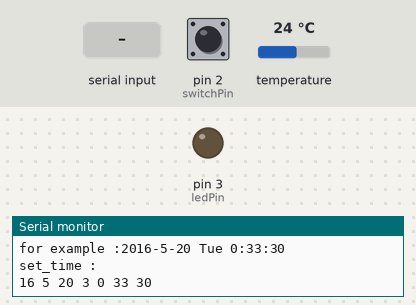
This sketch was run on a simulated Arduino Uno, built with avr-gcc and run on an emulated ATmega328P. Parts: output pins drawn as LEDs (lit = HIGH), the last lines printed to the serial monitor. The test bench sets the inputs (shaded band); at power-on: pin 2 (switchPin) HIGH, temperature 24 °C. The local clock reads 2024-03-15 10:24:30 at power-on unless the sketch sets it.

Above: at 3.3 s.
3.4 s: "30 150\n" received over Serial
At 4.5 s:
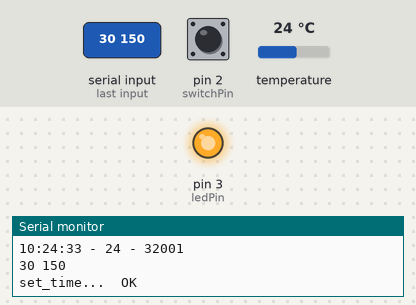
5.2 s: "90 45\n" received over Serial
At 6.6 s:
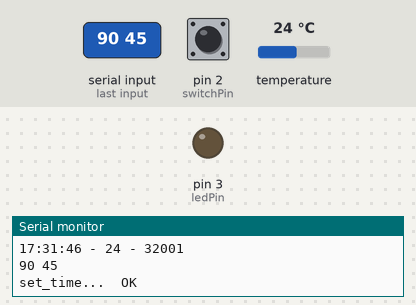
6.9 s: pin 2 (switchPin) pulled LOW for 0.15 s
At 7.6 s:
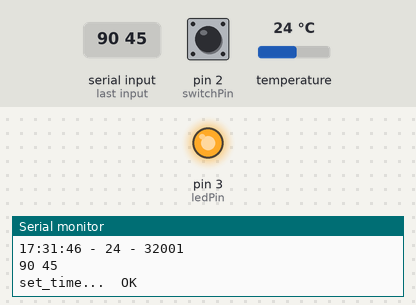
Timing chart, 0 to 9.9 s (numbered marks = the images above; inputs shaded):
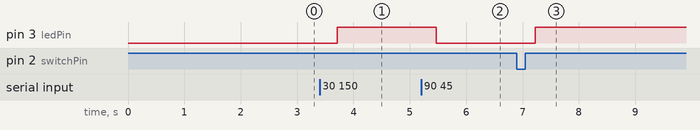

The sketch:

light_timer_living_room_ino.ino
```cpp
/*
 * Author: Yannic
 */
#include <DS3231.h>
#include <Wire.h>

DS3231 Clock;
//initialize variable
bool Century=false;
bool h12=false;
bool PM=false;
byte ADay, AHour, AMinute, ASecond, ABits;
boolean ADy, A12h, Apm;
int second,minute,hour,date,month,year,val;

String comdata ="";
int numdata[7] = {0},mark = 0;

const int ledPin = 3;
const int switchPin = 2;
bool forceOnState = false;
const int switchMax = 32000; // * 100ms = environ 1h (max int 32767)
int switchCntr = switchMax + 1;
const int printOnceEvery = 50;
int printCntr = 0;

void setup()
{
  pinMode(ledPin, OUTPUT);
  pinMode(switchPin, INPUT);
  Wire.begin();

  Serial.begin(9600);
  Serial.println("set_time :");
  Serial.println("year mouth day week hour minute second");
  Serial.println();
  Serial.println("week : 1 -> Sunday; 2 -> Monday; 3 -> Tuesday:  ....7 -> Saturday");
  Serial.println();
  Serial.println("for example :2016-5-20 Tue 0:33:30  ");
  Serial.println("set_time :");
  Serial.println("16 5 20 3 0 33 30");
  Serial.println();
  delay(2000);

}
void loop()
{
   timerLoopHandler();
   switchLoopHandler();
   Serial_data();
   delay(100);
}
void WriteDS3231()
{
  Clock.setSecond(numdata[6]);
  Clock.setMinute(numdata[5]);
  Clock.setHour(numdata[4]);
  Clock.setDoW(numdata[3]);
  Clock.setDate(numdata[2]);
  Clock.setMonth(numdata[1]);
  Clock.setYear(numdata[0]);
}
void Serial_data()
{
  int j = 0;
  while (Serial.available() > 0)    //Serial data detection
  {
    comdata += char(Serial.read());
    delay(2);
    mark = 1;
    Print_time();
  }
  if(mark == 1)
  {
    Serial.println(comdata);             //Already detected data
    for(int i = 0; i < comdata.length() ; i++) //data conversion
    {
      if(comdata[i] == ' ')
      {
        j++;
      }
      else
      {
        numdata[j] = numdata[j] * 10 + (comdata[i] - '0');
      }
    }

   comdata = String("");
   Serial.print("set_time... ");
   WriteDS3231();
   Serial.println(" OK ");
   for(int i = 0; i < 7; i++)
    {
      numdata[i] = 0;
    }
    mark = 0;
  }
 if (printCntr > printOnceEvery) {
   Print_time();
   printCntr = 0;
 }
 printCntr++;

}
void timerLoopHandler()
{
  int second,minute,hour,date,year,dow,temperature;
  second=Clock.getSecond();
  minute=Clock.getMinute();
  hour=Clock.getHour(h12,PM);
  date=Clock.getDate();
  year=Clock.getYear();
  dow=Clock.getDoW();
  temperature=Clock.getTemperature();

  if ((hour < 23 && hour > 16) || forceOnState){
    digitalWrite(ledPin, HIGH);
  } else {
    digitalWrite(ledPin,LOW);
  }
}
void Print_time()
{
  int second,minute,hour,date,year,dow,temperature;
  second=Clock.getSecond();
  minute=Clock.getMinute();
  hour=Clock.getHour(h12,PM);
  date=Clock.getDate();
  year=Clock.getYear();
  dow=Clock.getDoW();

  temperature=Clock.getTemperature();

  Serial.print(hour);
  Serial.print(":");
  Serial.print(minute);
  Serial.print(":");
  Serial.print(second);
  Serial.print(" - ");
  Serial.print(temperature);
  Serial.print(" - ");
  Serial.println(switchCntr);

}
void switchLoopHandler() {
  int val = digitalRead(switchPin);
  if (val == LOW) {
    forceOnState = false;
    switchCntr = 0;
  } else if (!forceOnState && switchCntr == 0) {
    forceOnState = true;
  }
  if (switchCntr > switchMax) {
    forceOnState = false;
  }
  if (forceOnState) {
    switchCntr++;
  }
}
```

Measured:
- after the input at 3.4 s, pin 3 (ledPin): LOW → HIGH after 0.31 s
- after the input at 5.2 s, pin 3 (ledPin): HIGH → LOW after 0.27 s
- after the input at 6.9 s, pin 3 (ledPin): LOW → HIGH after 0.32 s
